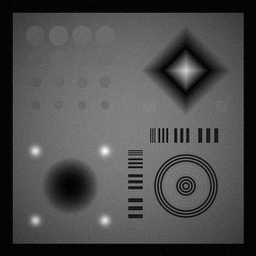
%> input picture img/phantom2.tif, 256 x 256 px
$ octave SVD.m   (GNU Octave 9; MATLAB toolbox functions it lacks are replaced by stand-ins)
%> lines starting %> are read from the running program, lines starting %| are printed output that depends on the picture
%close all;
clc;
clear;

% Reading image as input
I = imread('img/phantom2.tif');
%> I is the input picture: size 256x256 uint8; min 0, max 255, mean 76.5


f=1;
%neighborhood window size = 2f+1 , ie 5x5
t=3;
% search window size = 2t+1 , ie 11x11


% Noisy image.
noisex = imread('img/phantom2_0.2.tif');
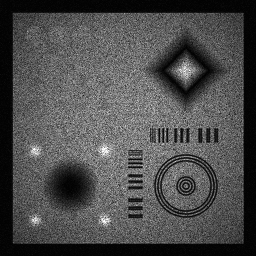
%> input picture img/phantom2_0.2.tif, 256 x 256 px
%> noisex is the input picture: size 256x256 uint8; min 2, max 255, mean 76.6
noisy = double(noisex);
[m,n] = size(noisex);
%> m = 256; n = 256


% Assign a clear output image
cleared = zeros(m,n);


h_1=37;


% Replicate boundaries of noisy image
noisy2 = padarray(noisy,[f,f],'symmetric');
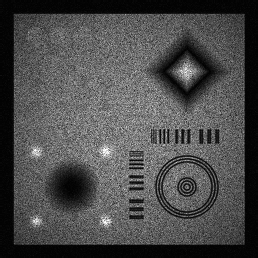
%> noisy2: size 258x258 double; min 2, max 255, mean 75.5


% Now we'll calculate ouput for each pixel
%> (the run ends here)
